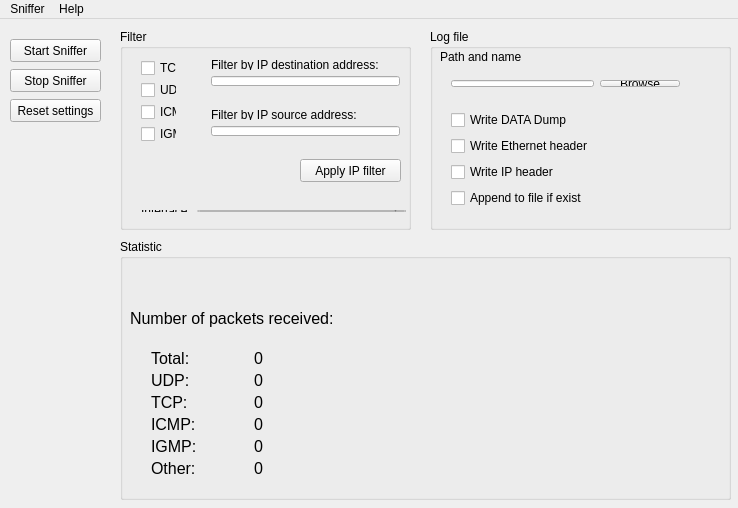
<?xml version="1.0" encoding="UTF-8"?>
<ui version="4.0">
 <class>MainWindow</class>
 <widget class="QMainWindow" name="MainWindow">
  <property name="geometry">
   <rect>
    <x>0</x>
    <y>0</y>
    <width>738</width>
    <height>508</height>
   </rect>
  </property>
  <property name="windowTitle">
   <string>MainWindow</string>
  </property>
  <widget class="QWidget" name="centralWidget">
   <widget class="QPushButton" name="start_button">
    <property name="geometry">
     <rect>
      <x>10</x>
      <y>20</y>
      <width>91</width>
      <height>23</height>
     </rect>
    </property>
    <property name="text">
     <string>Start Sniffer</string>
    </property>
   </widget>
   <widget class="QPushButton" name="stop_button">
    <property name="geometry">
     <rect>
      <x>10</x>
      <y>50</y>
      <width>91</width>
      <height>23</height>
     </rect>
    </property>
    <property name="text">
     <string>Stop Sniffer</string>
    </property>
   </widget>
   <widget class="QGroupBox" name="group_filter">
    <property name="geometry">
     <rect>
      <x>120</x>
      <y>10</y>
      <width>291</width>
      <height>201</height>
     </rect>
    </property>
    <property name="title">
     <string>Filter</string>
    </property>
    <widget class="QPushButton" name="set_filter_button">
     <property name="geometry">
      <rect>
       <x>180</x>
       <y>130</y>
       <width>101</width>
       <height>23</height>
      </rect>
     </property>
     <property name="text">
      <string>Apply IP filter</string>
     </property>
    </widget>
    <widget class="QWidget" name="layoutWidget_2">
     <property name="geometry">
      <rect>
       <x>80</x>
       <y>70</y>
       <width>211</width>
       <height>48</height>
      </rect>
     </property>
     <layout class="QVBoxLayout" name="verticalLayout_6">
      <item>
       <widget class="QLabel" name="label_20">
        <property name="contextMenuPolicy">
         <enum>Qt::DefaultContextMenu</enum>
        </property>
        <property name="text">
         <string>Filter by IP source address:</string>
        </property>
       </widget>
      </item>
      <item>
       <widget class="QLineEdit" name="lineEditIP_src"/>
      </item>
     </layout>
    </widget>
    <widget class="QWidget" name="layoutWidget">
     <property name="geometry">
      <rect>
       <x>10</x>
       <y>20</y>
       <width>58</width>
       <height>104</height>
      </rect>
     </property>
     <layout class="QVBoxLayout" name="verticalLayout_3">
      <item>
       <widget class="QCheckBox" name="check_tcp">
        <property name="text">
         <string>TCP</string>
        </property>
       </widget>
      </item>
      <item>
       <widget class="QCheckBox" name="check_udp">
        <property name="text">
         <string>UDP</string>
        </property>
       </widget>
      </item>
      <item>
       <widget class="QCheckBox" name="check_icmp">
        <property name="text">
         <string>ICMP</string>
        </property>
       </widget>
      </item>
      <item>
       <widget class="QCheckBox" name="check_igmp">
        <property name="text">
         <string>IGMP</string>
        </property>
       </widget>
      </item>
     </layout>
    </widget>
    <widget class="QWidget" name="layoutWidget">
     <property name="geometry">
      <rect>
       <x>80</x>
       <y>20</y>
       <width>211</width>
       <height>48</height>
      </rect>
     </property>
     <layout class="QVBoxLayout" name="verticalLayout_4">
      <item>
       <widget class="QLabel" name="label_19">
        <property name="contextMenuPolicy">
         <enum>Qt::DefaultContextMenu</enum>
        </property>
        <property name="text">
         <string>Filter by IP destination address:</string>
        </property>
       </widget>
      </item>
      <item>
       <widget class="QLineEdit" name="lineEditIP_dest"/>
      </item>
     </layout>
    </widget>
    <widget class="QWidget" name="">
     <property name="geometry">
      <rect>
       <x>10</x>
       <y>170</y>
       <width>276</width>
       <height>24</height>
      </rect>
     </property>
     <layout class="QHBoxLayout" name="horizontalLayout_5">
      <item>
       <widget class="QLabel" name="label_21">
        <property name="contextMenuPolicy">
         <enum>Qt::DefaultContextMenu</enum>
        </property>
        <property name="text">
         <string>Interface:</string>
        </property>
       </widget>
      </item>
      <item>
       <widget class="QComboBox" name="dev_id_list">
        <property name="minimumSize">
         <size>
          <width>210</width>
          <height>0</height>
         </size>
        </property>
       </widget>
      </item>
     </layout>
    </widget>
   </widget>
   <widget class="QGroupBox" name="groupBox">
    <property name="geometry">
     <rect>
      <x>430</x>
      <y>10</y>
      <width>301</width>
      <height>201</height>
     </rect>
    </property>
    <property name="title">
     <string>Log file</string>
    </property>
    <widget class="QLabel" name="label">
     <property name="geometry">
      <rect>
       <x>10</x>
       <y>20</y>
       <width>161</width>
       <height>16</height>
      </rect>
     </property>
     <property name="text">
      <string>Path and name</string>
     </property>
    </widget>
    <widget class="QWidget" name="layoutWidget">
     <property name="geometry">
      <rect>
       <x>10</x>
       <y>40</y>
       <width>251</width>
       <height>29</height>
      </rect>
     </property>
     <layout class="QHBoxLayout" name="horizontalLayout_3">
      <item>
       <widget class="QLineEdit" name="file_path"/>
      </item>
      <item>
       <widget class="QPushButton" name="set_file_name">
        <property name="text">
         <string>Browse</string>
        </property>
       </widget>
      </item>
     </layout>
    </widget>
    <widget class="QWidget" name="layoutWidget">
     <property name="geometry">
      <rect>
       <x>10</x>
       <y>70</y>
       <width>161</width>
       <height>121</height>
      </rect>
     </property>
     <layout class="QVBoxLayout" name="verticalLayout_5">
      <item>
       <widget class="QCheckBox" name="check_dump">
        <property name="text">
         <string>Write DATA Dump</string>
        </property>
       </widget>
      </item>
      <item>
       <widget class="QCheckBox" name="check_eth_header">
        <property name="text">
         <string>Write Ethernet header</string>
        </property>
       </widget>
      </item>
      <item>
       <widget class="QCheckBox" name="check_ip_header">
        <property name="text">
         <string>Write IP header</string>
        </property>
       </widget>
      </item>
      <item>
       <widget class="QCheckBox" name="check_append_file">
        <property name="text">
         <string>Append to file if exist</string>
        </property>
       </widget>
      </item>
     </layout>
    </widget>
   </widget>
   <widget class="QGroupBox" name="groupBox_2">
    <property name="geometry">
     <rect>
      <x>120</x>
      <y>220</y>
      <width>611</width>
      <height>261</height>
     </rect>
    </property>
    <property name="title">
     <string>Statistic</string>
    </property>
    <widget class="QLabel" name="label_6">
     <property name="geometry">
      <rect>
       <x>10</x>
       <y>70</y>
       <width>231</width>
       <height>19</height>
      </rect>
     </property>
     <property name="font">
      <font>
       <pointsize>12</pointsize>
      </font>
     </property>
     <property name="contextMenuPolicy">
      <enum>Qt::DefaultContextMenu</enum>
     </property>
     <property name="text">
      <string>Number of packets received:</string>
     </property>
    </widget>
    <widget class="QWidget" name="layoutWidget">
     <property name="geometry">
      <rect>
       <x>10</x>
       <y>40</y>
       <width>193</width>
       <height>21</height>
      </rect>
     </property>
     <layout class="QHBoxLayout" name="horizontalLayout">
      <item>
       <widget class="QLabel" name="label_4">
        <property name="font">
         <font>
          <pointsize>12</pointsize>
         </font>
        </property>
        <property name="contextMenuPolicy">
         <enum>Qt::DefaultContextMenu</enum>
        </property>
        <property name="text">
         <string>Working time:</string>
        </property>
       </widget>
      </item>
      <item>
       <widget class="QLabel" name="label_time">
        <property name="font">
         <font>
          <pointsize>12</pointsize>
         </font>
        </property>
        <property name="contextMenuPolicy">
         <enum>Qt::DefaultContextMenu</enum>
        </property>
        <property name="text">
         <string>00:00:00</string>
        </property>
       </widget>
      </item>
     </layout>
    </widget>
    <widget class="QWidget" name="layoutWidget">
     <property name="geometry">
      <rect>
       <x>10</x>
       <y>20</y>
       <width>191</width>
       <height>21</height>
      </rect>
     </property>
     <layout class="QHBoxLayout" name="horizontalLayout_2">
      <item>
       <widget class="QLabel" name="label_2">
        <property name="font">
         <font>
          <pointsize>12</pointsize>
         </font>
        </property>
        <property name="contextMenuPolicy">
         <enum>Qt::DefaultContextMenu</enum>
        </property>
        <property name="text">
         <string>Sniffer status:</string>
        </property>
       </widget>
      </item>
      <item>
       <widget class="QLabel" name="status">
        <property name="font">
         <font>
          <pointsize>12</pointsize>
         </font>
        </property>
        <property name="contextMenuPolicy">
         <enum>Qt::DefaultContextMenu</enum>
        </property>
        <property name="text">
         <string>Disabled</string>
        </property>
       </widget>
      </item>
     </layout>
    </widget>
    <widget class="QWidget" name="layoutWidget">
     <property name="geometry">
      <rect>
       <x>20</x>
       <y>100</y>
       <width>221</width>
       <height>148</height>
      </rect>
     </property>
     <layout class="QHBoxLayout" name="horizontalLayout_4">
      <item>
       <layout class="QVBoxLayout" name="verticalLayout_2">
        <item>
         <widget class="QLabel" name="label_8">
          <property name="font">
           <font>
            <pointsize>12</pointsize>
           </font>
          </property>
          <property name="cursor">
           <cursorShape>ArrowCursor</cursorShape>
          </property>
          <property name="contextMenuPolicy">
           <enum>Qt::DefaultContextMenu</enum>
          </property>
          <property name="text">
           <string>Total:</string>
          </property>
         </widget>
        </item>
        <item>
         <widget class="QLabel" name="label_10">
          <property name="font">
           <font>
            <pointsize>12</pointsize>
           </font>
          </property>
          <property name="cursor">
           <cursorShape>ArrowCursor</cursorShape>
          </property>
          <property name="contextMenuPolicy">
           <enum>Qt::DefaultContextMenu</enum>
          </property>
          <property name="text">
           <string>UDP:</string>
          </property>
         </widget>
        </item>
        <item>
         <widget class="QLabel" name="label_11">
          <property name="font">
           <font>
            <pointsize>12</pointsize>
           </font>
          </property>
          <property name="cursor">
           <cursorShape>ArrowCursor</cursorShape>
          </property>
          <property name="contextMenuPolicy">
           <enum>Qt::DefaultContextMenu</enum>
          </property>
          <property name="text">
           <string>TCP:</string>
          </property>
         </widget>
        </item>
        <item>
         <widget class="QLabel" name="label_13">
          <property name="font">
           <font>
            <pointsize>12</pointsize>
           </font>
          </property>
          <property name="cursor">
           <cursorShape>ArrowCursor</cursorShape>
          </property>
          <property name="contextMenuPolicy">
           <enum>Qt::DefaultContextMenu</enum>
          </property>
          <property name="text">
           <string>ICMP:</string>
          </property>
         </widget>
        </item>
        <item>
         <widget class="QLabel" name="label_15">
          <property name="font">
           <font>
            <pointsize>12</pointsize>
           </font>
          </property>
          <property name="cursor">
           <cursorShape>ArrowCursor</cursorShape>
          </property>
          <property name="contextMenuPolicy">
           <enum>Qt::DefaultContextMenu</enum>
          </property>
          <property name="text">
           <string>IGMP:</string>
          </property>
         </widget>
        </item>
        <item>
         <widget class="QLabel" name="label_17">
          <property name="font">
           <font>
            <pointsize>12</pointsize>
           </font>
          </property>
          <property name="cursor">
           <cursorShape>ArrowCursor</cursorShape>
          </property>
          <property name="contextMenuPolicy">
           <enum>Qt::DefaultContextMenu</enum>
          </property>
          <property name="text">
           <string>Other:</string>
          </property>
         </widget>
        </item>
       </layout>
      </item>
      <item>
       <layout class="QVBoxLayout" name="verticalLayout">
        <item>
         <widget class="QLabel" name="label_Total">
          <property name="font">
           <font>
            <pointsize>12</pointsize>
           </font>
          </property>
          <property name="cursor">
           <cursorShape>ArrowCursor</cursorShape>
          </property>
          <property name="contextMenuPolicy">
           <enum>Qt::DefaultContextMenu</enum>
          </property>
          <property name="layoutDirection">
           <enum>Qt::RightToLeft</enum>
          </property>
          <property name="text">
           <string>0</string>
          </property>
         </widget>
        </item>
        <item>
         <widget class="QLabel" name="label_UDP">
          <property name="font">
           <font>
            <pointsize>12</pointsize>
           </font>
          </property>
          <property name="cursor">
           <cursorShape>ArrowCursor</cursorShape>
          </property>
          <property name="contextMenuPolicy">
           <enum>Qt::DefaultContextMenu</enum>
          </property>
          <property name="layoutDirection">
           <enum>Qt::RightToLeft</enum>
          </property>
          <property name="text">
           <string>0</string>
          </property>
         </widget>
        </item>
        <item>
         <widget class="QLabel" name="label_TCP">
          <property name="font">
           <font>
            <pointsize>12</pointsize>
           </font>
          </property>
          <property name="cursor">
           <cursorShape>ArrowCursor</cursorShape>
          </property>
          <property name="contextMenuPolicy">
           <enum>Qt::DefaultContextMenu</enum>
          </property>
          <property name="layoutDirection">
           <enum>Qt::RightToLeft</enum>
          </property>
          <property name="text">
           <string>0</string>
          </property>
         </widget>
        </item>
        <item>
         <widget class="QLabel" name="label_ICMP">
          <property name="font">
           <font>
            <pointsize>12</pointsize>
           </font>
          </property>
          <property name="cursor">
           <cursorShape>ArrowCursor</cursorShape>
          </property>
          <property name="contextMenuPolicy">
           <enum>Qt::DefaultContextMenu</enum>
          </property>
          <property name="layoutDirection">
           <enum>Qt::RightToLeft</enum>
          </property>
          <property name="text">
           <string>0</string>
          </property>
         </widget>
        </item>
        <item>
         <widget class="QLabel" name="label_IGMP">
          <property name="font">
           <font>
            <pointsize>12</pointsize>
           </font>
          </property>
          <property name="cursor">
           <cursorShape>ArrowCursor</cursorShape>
          </property>
          <property name="contextMenuPolicy">
           <enum>Qt::DefaultContextMenu</enum>
          </property>
          <property name="layoutDirection">
           <enum>Qt::RightToLeft</enum>
          </property>
          <property name="text">
           <string>0</string>
          </property>
         </widget>
        </item>
        <item>
         <widget class="QLabel" name="label_other">
          <property name="font">
           <font>
            <pointsize>12</pointsize>
           </font>
          </property>
          <property name="cursor">
           <cursorShape>ArrowCursor</cursorShape>
          </property>
          <property name="contextMenuPolicy">
           <enum>Qt::DefaultContextMenu</enum>
          </property>
          <property name="layoutDirection">
           <enum>Qt::RightToLeft</enum>
          </property>
          <property name="text">
           <string>0</string>
          </property>
         </widget>
        </item>
       </layout>
      </item>
     </layout>
    </widget>
   </widget>
   <widget class="QPushButton" name="reset_button">
    <property name="geometry">
     <rect>
      <x>10</x>
      <y>80</y>
      <width>91</width>
      <height>23</height>
     </rect>
    </property>
    <property name="text">
     <string>Reset settings</string>
    </property>
   </widget>
  </widget>
  <widget class="QMenuBar" name="menuBar">
   <property name="geometry">
    <rect>
     <x>0</x>
     <y>0</y>
     <width>738</width>
     <height>19</height>
    </rect>
   </property>
   <widget class="QMenu" name="menuStart_Sniffer">
    <property name="title">
     <string>Sniffer</string>
    </property>
    <addaction name="actionStart"/>
    <addaction name="actionStop"/>
    <addaction name="actionReset_settings"/>
    <addaction name="actionAbout_sniffer"/>
   </widget>
   <widget class="QMenu" name="menuHelp">
    <property name="title">
     <string>Help</string>
    </property>
    <addaction name="actionGet_help"/>
   </widget>
   <addaction name="menuStart_Sniffer"/>
   <addaction name="menuHelp"/>
  </widget>
  <action name="actionStart">
   <property name="text">
    <string>Start</string>
   </property>
  </action>
  <action name="actionStop">
   <property name="text">
    <string>Stop</string>
   </property>
  </action>
  <action name="actionReset_settings">
   <property name="text">
    <string>Reset settings</string>
   </property>
  </action>
  <action name="actionAbout_sniffer">
   <property name="text">
    <string>About sniffer...</string>
   </property>
  </action>
  <action name="actionGet_help">
   <property name="text">
    <string>Get help</string>
   </property>
  </action>
 </widget>
 <layoutdefault spacing="6" margin="11"/>
 <resources/>
 <connections/>
</ui>
